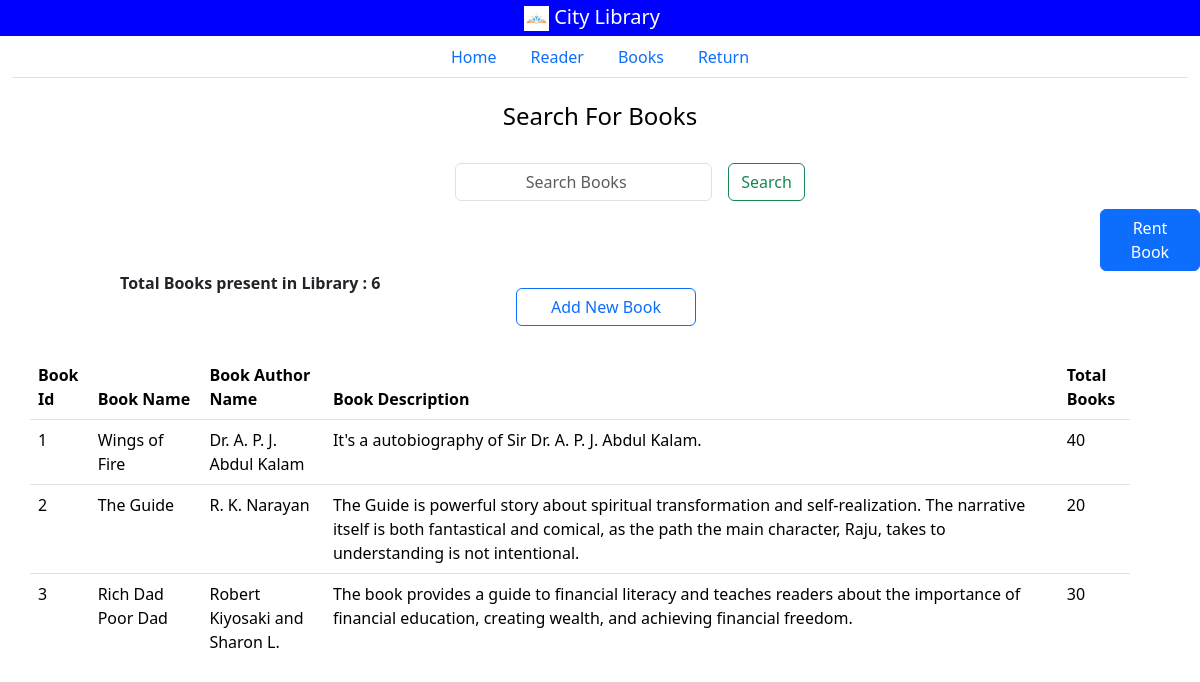
The page /books/ on the database its author committed.
### lims_app/models.py (models this page shows, shortened)
class BooksData(models.Model):
    book_id = models.CharField(max_length = 100)
    book_name = models.CharField(max_length = 255)
    book_author_name = models.CharField(max_length = 100)
    cntOfBooks = models.IntegerField(default = 0)
    book_description = models.TextField()

### lims_app/views.py (the view)
# urls.py: path('books/', views.books),
def books(request):
    booksData = BooksData.objects.all()
    countofBooks = booksData.count()
    if request.method == "GET":
        bookName = request.GET.get('book_name')
        if bookName != None:
            booksData = BooksData.objects.filter(book_name__icontains = bookName)
    sendBooksData = {
        'booksDataPrint' : booksData,
        'countofBooks' : countofBooks,
    }
    return render(request, 'books.html', sendBooksData)

### templates/books.html (shortened to what this page needs)
<!DOCTYPE html>
{% extends "index.html" %} {% load static %} {%block main_containt%}
<div class="container my-4">
  <h4 style="text-align: center; color: black">Search For Books</h4>
</div>
<div class="row">
  <nav class="navbar bg-body-light">
    <div class="container-fluid justify-content-center align-items-center">
      <form class="d-flex" role="search" method = "GET">
        <input
          class="form-control me-3"
          type="search"
          placeholder="Search Books"
          aria-label="Search"
          name = "book_name"
          style="margin-left: 60px; text-align: center"
        />
        <button class="btn btn-outline-success" type="submit">Search</button>
      </form>
    </div>
  </nav>
  <span> <button class="btn btn-primary"  onclick="openPopup1()" style="margin-left: 1100px; ">
    Rent Book
  </button>
</span>
  <button
    onclick="openPopup()"
    class="btn btn-outline-primary"
    style="width: 180px; margin: 0; position: absolute; top: 36%; right: 42%"
  >
    Add New Book
  </button>
</div>
  <div class="container-fluid" style="padding-left: 120px">
    <p><b>Total Books present in Library : {{ countofBooks }}</b></p>
  </div>
  <div class="container" style="margin-top: 60px">
    <div class="row" style="overflow-y: scroll; height: 300px; width: 1100px">
      <table class="table">
        <thead>
          <tr>
            <th>Book Id</th>
            <th>Book Name</th>
            <th>Book Author Name</th>
            <th>Book Description</th>
            <th>Total Books</th>
          </tr>
        </thead>
        <tbody>
          {% for BooksData in booksDataPrint %}
          <tr>
            <td>{{BooksData.book_id}}</td>
            <td>{{BooksData.book_name}}</td>
            <td>{{BooksData.book_author_name}}</td>
            <td>{{BooksData.book_description}}</td>
            <td>{{BooksData.cntOfBooks}}</td>
          </tr>
          {% endfor %}
        </tbody>
      </table>
    </div>
  </div>
{% endblock %}

### rows shown on the page
BooksData: book_id "1", book_name "Wings of Fire", book_author_name "Dr. A. P. J. Abdul Kalam", book_description "It's a autobiography of Sir Dr. A. P. J. Abdul Kalam.", cntOfBooks "40"
BooksData: book_id "2", book_name "The Guide", book_author_name "R. K. Narayan", book_description "The Guide is powerful story about spiritual transformation and self-realization. The narrative itself is both fantastical and comical, as the path the main character, Raju, takes to understanding is not intentional.", cntOfBooks "20"
BooksData: book_id "3", book_name "Rich Dad Poor Dad", book_author_name "Robert Kiyosaki and Sharon L.…", book_description "The book provides a guide to financial literacy and teaches readers about the importance of financial education, creating wealth, and achieving financial freedom.", cntOfBooks "30"

### other values the page prints
{{ countofBooks }} "6"
